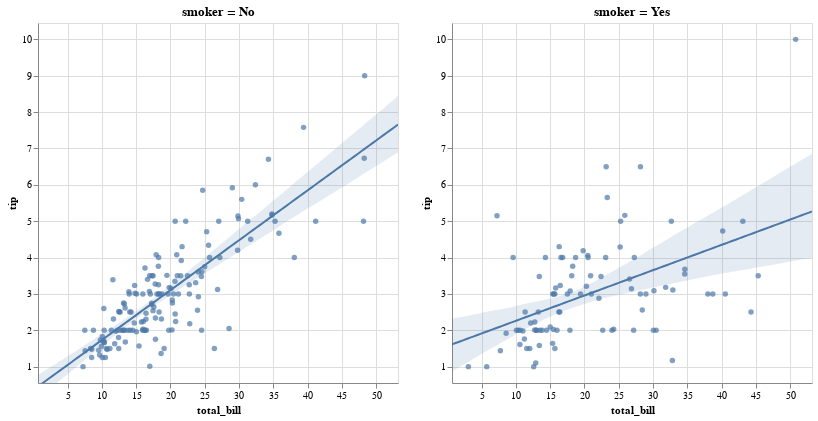

The notebook cell this image was saved under:
### Code cell
display(salt.lmplot(x="total_bill", y="tip", col="smoker", data=tips))
g = sns.lmplot(x="total_bill", y="tip", col="smoker", data=tips)

### Figure 1 — Vega-Lite specification as saved in the notebook (floating-point values rounded to 4 significant figures; data arrays with more than 128 entries replaced by an {"elided": "..."} marker saying what was removed)
{"$schema": "https://vega.github.io/schema/vega-lite/v2.4.1.json", "config": {"view": {"height": 300, "width": 400}}, "vconcat": [{"hconcat": [{"height": 360, "layer": [{"data": {"values": {"elided": "151 records"}}, "encoding": {"x": {"axis": {"title": "total_bill"}, "field": "total_bill", "scale": {"domain": [0.683, 53.2], "nice": false}, "type": "quantitative"}, "y": {"axis": {"title": "tip"}, "field": "tip", "scale": {"domain": [0.55, 10.45], "nice": false}, "type": "quantitative"}}, "mark": {"clip": true, "filled": true, "type": "point"}}, {"data": {"values": [{"x": 0.683, "y": 0.4537}, {"x": 1.213, "y": 0.5265}, {"x": 1.744, "y": 0.5993}, {"x": 2.274, "y": 0.672}, {"x": 2.805, "y": 0.7448}, {"x": 3.335, "y": 0.8175}, {"x": 3.866, "y": 0.8903}, {"x": 4.396, "y": 0.963}, {"x": 4.927, "y": 1.036}, {"x": 5.457, "y": 1.109}, {"x": 5.987, "y": 1.181}, {"x": 6.518, "y": 1.254}, {"x": 7.048, "y": 1.327}, {"x": 7.579, "y": 1.4}, {"x": 8.109, "y": 1.472}, {"x": 8.64, "y": 1.545}, {"x": 9.17, "y": 1.618}, {"x": 9.701, "y": 1.691}, {"x": 10.23, "y": 1.763}, {"x": 10.76, "y": 1.836}, {"x": 11.29, "y": 1.909}, {"x": 11.82, "y": 1.982}, {"x": 12.35, "y": 2.054}, {"x": 12.88, "y": 2.127}, {"x": 13.41, "y": 2.2}, {"x": 13.94, "y": 2.273}, {"x": 14.47, "y": 2.345}, {"x": 15.01, "y": 2.418}, {"x": 15.54, "y": 2.491}, {"x": 16.07, "y": 2.564}, {"x": 16.6, "y": 2.636}, {"x": 17.13, "y": 2.709}, {"x": 17.66, "y": 2.782}, {"x": 18.19, "y": 2.855}, {"x": 18.72, "y": 2.927}, {"x": 19.25, "y": 3.0}, {"x": 19.78, "y": 3.073}, {"x": 20.31, "y": 3.146}, {"x": 20.84, "y": 3.218}, {"x": 21.37, "y": 3.291}, {"x": 21.9, "y": 3.364}, {"x": 22.43, "y": 3.437}, {"x": 22.96, "y": 3.509}, {"x": 23.49, "y": 3.582}, {"x": 24.02, "y": 3.655}, {"x": 24.55, "y": 3.728}, {"x": 25.08, "y": 3.8}, {"x": 25.61, "y": 3.873}, {"x": 26.14, "y": 3.946}, {"x": 26.67, "y": 4.019}, {"x": 27.21, "y": 4.091}, {"x": 27.74, "y": 4.164}, {"x": 28.27, "y": 4.237}, {"x": 28.8, "y": 4.31}, {"x": 29.33, "y": 4.382}, {"x": 29.86, "y": 4.455}, {"x": 30.39, "y": 4.528}, {"x": 30.92, "y": 4.601}, {"x": 31.45, "y": 4.673}, {"x": 31.98, "y": 4.746}, {"x": 32.51, "y": 4.819}, {"x": 33.04, "y": 4.892}, {"x": 33.57, "y": 4.964}, {"x": 34.1, "y": 5.037}, {"x": 34.63, "y": 5.11}, {"x": 35.16, "y": 5.183}, {"x": 35.69, "y": 5.255}, {"x": 36.22, "y": 5.328}, {"x": 36.75, "y": 5.401}, {"x": 37.28, "y": 5.474}, {"x": 37.81, "y": 5.546}, {"x": 38.34, "y": 5.619}, {"x": 38.88, "y": 5.692}, {"x": 39.41, "y": 5.765}, {"x": 39.94, "y": 5.838}, {"x": 40.47, "y": 5.91}, {"x": 41.0, "y": 5.983}, {"x": 41.53, "y": 6.056}, {"x": 42.06, "y": 6.129}, {"x": 42.59, "y": 6.201}, {"x": 43.12, "y": 6.274}, {"x": 43.65, "y": 6.347}, {"x": 44.18, "y": 6.42}, {"x": 44.71, "y": 6.492}, {"x": 45.24, "y": 6.565}, {"x": 45.77, "y": 6.638}, {"x": 46.3, "y": 6.711}, {"x": 46.83, "y": 6.783}, {"x": 47.36, "y": 6.856}, {"x": 47.89, "y": 6.929}, {"x": 48.42, "y": 7.002}, {"x": 48.95, "y": 7.074}, {"x": 49.48, "y": 7.147}, {"x": 50.01, "y": 7.22}, {"x": 50.54, "y": 7.293}, {"x": 51.08, "y": 7.365}, {"x": 51.61, "y": 7.438}, {"x": 52.14, "y": 7.511}, {"x": 52.67, "y": 7.584}, {"x": 53.2, "y": 7.656}]}, "encoding": {"x": {"field": "x", "scale": {"domain": [0.683, 53.2], "nice": false}, "type": "quantitative"}, "y": {"field": "y", "scale": {"domain": [0.55, 10.45], "nice": false}, "type": "quantitative"}}, "mark": {"clip": true, "type": "line"}}, {"data": {"values": [{"x": 0.683, "y1": 0.1166, "y2": 0.7721}, {"x": 1.213, "y1": 0.203, "y2": 0.8341}, {"x": 1.744, "y1": 0.2893, "y2": 0.8967}, {"x": 2.274, "y1": 0.3725, "y2": 0.9593}, {"x": 2.805, "y1": 0.4557, "y2": 1.022}, {"x": 3.335, "y1": 0.5366, "y2": 1.084}, {"x": 3.866, "y1": 0.6156, "y2": 1.148}, {"x": 4.396, "y1": 0.6978, "y2": 1.212}, {"x": 4.927, "y1": 0.7831, "y2": 1.277}, {"x": 5.457, "y1": 0.8653, "y2": 1.338}, {"x": 5.987, "y1": 0.9439, "y2": 1.404}, {"x": 6.518, "y1": 1.028, "y2": 1.469}, {"x": 7.048, "y1": 1.109, "y2": 1.535}, {"x": 7.579, "y1": 1.193, "y2": 1.6}, {"x": 8.109, "y1": 1.277, "y2": 1.666}, {"x": 8.64, "y1": 1.362, "y2": 1.733}, {"x": 9.17, "y1": 1.444, "y2": 1.797}, {"x": 9.701, "y1": 1.525, "y2": 1.862}, {"x": 10.23, "y1": 1.607, "y2": 1.928}, {"x": 10.76, "y1": 1.687, "y2": 1.993}, {"x": 11.29, "y1": 1.768, "y2": 2.056}, {"x": 11.82, "y1": 1.848, "y2": 2.117}, {"x": 12.35, "y1": 1.928, "y2": 2.185}, {"x": 12.88, "y1": 2.007, "y2": 2.253}, {"x": 13.41, "y1": 2.084, "y2": 2.318}, {"x": 13.94, "y1": 2.16, "y2": 2.388}, {"x": 14.47, "y1": 2.235, "y2": 2.456}, {"x": 15.01, "y1": 2.311, "y2": 2.531}, {"x": 15.54, "y1": 2.383, "y2": 2.601}, {"x": 16.07, "y1": 2.455, "y2": 2.673}, {"x": 16.6, "y1": 2.529, "y2": 2.746}, {"x": 17.13, "y1": 2.601, "y2": 2.82}, {"x": 17.66, "y1": 2.668, "y2": 2.896}, {"x": 18.19, "y1": 2.74, "y2": 2.972}, {"x": 18.72, "y1": 2.806, "y2": 3.049}, {"x": 19.25, "y1": 2.871, "y2": 3.125}, {"x": 19.78, "y1": 2.938, "y2": 3.203}, {"x": 20.31, "y1": 3.003, "y2": 3.281}, {"x": 20.84, "y1": 3.067, "y2": 3.36}, {"x": 21.37, "y1": 3.133, "y2": 3.437}, {"x": 21.9, "y1": 3.199, "y2": 3.519}, {"x": 22.43, "y1": 3.26, "y2": 3.603}, {"x": 22.96, "y1": 3.322, "y2": 3.684}, {"x": 23.49, "y1": 3.385, "y2": 3.769}, {"x": 24.02, "y1": 3.447, "y2": 3.849}, {"x": 24.55, "y1": 3.512, "y2": 3.929}, {"x": 25.08, "y1": 3.573, "y2": 4.009}, {"x": 25.61, "y1": 3.635, "y2": 4.093}, {"x": 26.14, "y1": 3.698, "y2": 4.178}, {"x": 26.67, "y1": 3.759, "y2": 4.261}, {"x": 27.21, "y1": 3.824, "y2": 4.343}, {"x": 27.74, "y1": 3.889, "y2": 4.427}, {"x": 28.27, "y1": 3.951, "y2": 4.513}, {"x": 28.8, "y1": 4.013, "y2": 4.594}, {"x": 29.33, "y1": 4.078, "y2": 4.68}, {"x": 29.86, "y1": 4.14, "y2": 4.761}, {"x": 30.39, "y1": 4.203, "y2": 4.845}, {"x": 30.92, "y1": 4.266, "y2": 4.929}, {"x": 31.45, "y1": 4.329, "y2": 5.011}, {"x": 31.98, "y1": 4.391, "y2": 5.091}, {"x": 32.51, "y1": 4.453, "y2": 5.171}, {"x": 33.04, "y1": 4.515, "y2": 5.252}, {"x": 33.57, "y1": 4.577, "y2": 5.336}, {"x": 34.1, "y1": 4.639, "y2": 5.42}, {"x": 34.63, "y1": 4.703, "y2": 5.504}, {"x": 35.16, "y1": 4.767, "y2": 5.587}, {"x": 35.69, "y1": 4.832, "y2": 5.671}, {"x": 36.22, "y1": 4.896, "y2": 5.755}, {"x": 36.75, "y1": 4.961, "y2": 5.839}, {"x": 37.28, "y1": 5.025, "y2": 5.922}, {"x": 37.81, "y1": 5.088, "y2": 6.006}, {"x": 38.34, "y1": 5.151, "y2": 6.09}, {"x": 38.88, "y1": 5.214, "y2": 6.174}, {"x": 39.41, "y1": 5.277, "y2": 6.257}, {"x": 39.94, "y1": 5.34, "y2": 6.341}, {"x": 40.47, "y1": 5.401, "y2": 6.425}, {"x": 41.0, "y1": 5.461, "y2": 6.509}, {"x": 41.53, "y1": 5.522, "y2": 6.593}, {"x": 42.06, "y1": 5.583, "y2": 6.676}, {"x": 42.59, "y1": 5.644, "y2": 6.76}, {"x": 43.12, "y1": 5.705, "y2": 6.844}, {"x": 43.65, "y1": 5.766, "y2": 6.928}, {"x": 44.18, "y1": 5.828, "y2": 7.012}, {"x": 44.71, "y1": 5.891, "y2": 7.095}, {"x": 45.24, "y1": 5.954, "y2": 7.179}, {"x": 45.77, "y1": 6.017, "y2": 7.263}, {"x": 46.3, "y1": 6.079, "y2": 7.347}, {"x": 46.83, "y1": 6.142, "y2": 7.432}, {"x": 47.36, "y1": 6.205, "y2": 7.516}, {"x": 47.89, "y1": 6.267, "y2": 7.6}, {"x": 48.42, "y1": 6.33, "y2": 7.685}, {"x": 48.95, "y1": 6.393, "y2": 7.768}, {"x": 49.48, "y1": 6.456, "y2": 7.85}, {"x": 50.01, "y1": 6.518, "y2": 7.934}, {"x": 50.54, "y1": 6.581, "y2": 8.018}, {"x": 51.08, "y1": 6.644, "y2": 8.102}, {"x": 51.61, "y1": 6.706, "y2": 8.186}, {"x": 52.14, "y1": 6.769, "y2": 8.271}, {"x": 52.67, "y1": 6.832, "y2": 8.355}, {"x": 53.2, "y1": 6.895, "y2": 8.439}]}, "encoding": {"opacity": {"value": 0.15}, "x": {"field": "x", "scale": {"domain": [0.683, 53.2], "nice": false}, "type": "quantitative"}, "y": {"field": "y1", "scale": {"domain": [0.55, 10.45], "nice": false}, "type": "quantitative"}, "y2": {"field": "y2", "type": "quantitative"}}, "mark": {"clip": true, "type": "area"}}], "title": "smoker = No", "width": 360}, {"height": 360, "layer": [{"data": {"values": [{"day": "Sat", "sex": "Male", "size": 4, "smoker": "Yes", "time": "Dinner", "tip": 3, "total_bill": 38.01}, {"day": "Sat", "sex": "Male", "size": 2, "smoker": "Yes", "time": "Dinner", "tip": 1.76, "total_bill": 11.24}, {"day": "Sat", "sex": "Male", "size": 2, "smoker": "Yes", "time": "Dinner", "tip": 3.21, "total_bill": 20.29}, {"day": "Sat", "sex": "Male", "size": 2, "smoker": "Yes", "time": "Dinner", "tip": 2, "total_bill": 13.81}, {"day": "Sat", "sex": "Male", "size": 2, "smoker": "Yes", "time": "Dinner", "tip": 1.98, "total_bill": 11.02}, {"day": "Sat", "sex": "Male", "size": 4, "smoker": "Yes", "time": "Dinner", "tip": 3.76, "total_bill": 18.29}, {"day": "Sat", "sex": "Female", "size": 1, "smoker": "Yes", "time": "Dinner", "tip": 1, "total_bill": 3.07}, {"day": "Sat", "sex": "Male", "size": 2, "smoker": "Yes", "time": "Dinner", "tip": 2.09, "total_bill": 15.01}, {"day": "Sat", "sex": "Female", "size": 2, "smoker": "Yes", "time": "Dinner", "tip": 3.14, "total_bill": 26.86}, {"day": "Sat", "sex": "Female", "size": 2, "smoker": "Yes", "time": "Dinner", "tip": 5, "total_bill": 25.28}, {"day": "Sat", "sex": "Male", "size": 2, "smoker": "Yes", "time": "Dinner", "tip": 3.08, "total_bill": 17.92}, {"day": "Thur", "sex": "Male", "size": 2, "smoker": "Yes", "time": "Lunch", "tip": 3, "total_bill": 19.44}, {"day": "Thur", "sex": "Male", "size": 2, "smoker": "Yes", "time": "Lunch", "tip": 5, "total_bill": 32.68}, {"day": "Fri", "sex": "Male", "size": 2, "smoker": "Yes", "time": "Dinner", "tip": 3, "total_bill": 28.97}, {"day": "Fri", "sex": "Female", "size": 2, "smoker": "Yes", "time": "Dinner", "tip": 1, "total_bill": 5.75}, {"day": "Fri", "sex": "Female", "size": 2, "smoker": "Yes", "time": "Dinner", "tip": 4.3, "total_bill": 16.32}, {"day": "Fri", "sex": "Male", "size": 4, "smoker": "Yes", "time": "Dinner", "tip": 4.73, "total_bill": 40.17}, {"day": "Fri", "sex": "Male", "size": 2, "smoker": "Yes", "time": "Dinner", "tip": 4, "total_bill": 27.28}, {"day": "Fri", "sex": "Male", "size": 2, "smoker": "Yes", "time": "Dinner", "tip": 1.5, "total_bill": 12.03}, {"day": "Fri", "sex": "Male", "size": 2, "smoker": "Yes", "time": "Dinner", "tip": 3, "total_bill": 21.01}, {"day": "Fri", "sex": "Female", "size": 2, "smoker": "Yes", "time": "Dinner", "tip": 2.5, "total_bill": 11.35}, {"day": "Fri", "sex": "Female", "size": 2, "smoker": "Yes", "time": "Dinner", "tip": 3, "total_bill": 15.38}, {"day": "Sat", "sex": "Female", "size": 3, "smoker": "Yes", "time": "Dinner", "tip": 2.5, "total_bill": 44.3}, {"day": "Sat", "sex": "Female", "size": 2, "smoker": "Yes", "time": "Dinner", "tip": 3.48, "total_bill": 22.42}, {"day": "Sat", "sex": "Male", "size": 2, "smoker": "Yes", "time": "Dinner", "tip": 1.64, "total_bill": 15.36}, {"day": "Sat", "sex": "Male", "size": 2, "smoker": "Yes", "time": "Dinner", "tip": 4.06, "total_bill": 20.49}, {"day": "Sat", "sex": "Male", "size": 2, "smoker": "Yes", "time": "Dinner", "tip": 4.29, "total_bill": 25.21}, {"day": "Sat", "sex": "Female", "size": 2, "smoker": "Yes", "time": "Dinner", "tip": 4, "total_bill": 14.31}, {"day": "Thur", "sex": "Male", "size": 2, "smoker": "Yes", "time": "Lunch", "tip": 2, "total_bill": 16}, {"day": "Sun", "sex": "Female", "size": 2, "smoker": "Yes", "time": "Dinner", "tip": 3, "total_bill": 17.51}, {"day": "Sat", "sex": "Female", "size": 2, "smoker": "Yes", "time": "Dinner", "tip": 1.61, "total_bill": 10.59}, {"day": "Sat", "sex": "Female", "size": 2, "smoker": "Yes", "time": "Dinner", "tip": 2, "total_bill": 10.63}, {"day": "Sat", "sex": "Male", "size": 3, "smoker": "Yes", "time": "Dinner", "tip": 10, "total_bill": 50.81}, {"day": "Sat", "sex": "Male", "size": 2, "smoker": "Yes", "time": "Dinner", "tip": 3.16, "total_bill": 15.81}, {"day": "Sun", "sex": "Male", "size": 2, "smoker": "Yes", "time": "Dinner", "tip": 5.15, "total_bill": 7.25}, {"day": "Sun", "sex": "Male", "size": 2, "smoker": "Yes", "time": "Dinner", "tip": 3.18, "total_bill": 31.85}, {"day": "Sun", "sex": "Male", "size": 2, "smoker": "Yes", "time": "Dinner", "tip": 4, "total_bill": 16.82}, {"day": "Sun", "sex": "Male", "size": 2, "smoker": "Yes", "time": "Dinner", "tip": 3.11, "total_bill": 32.9}, {"day": "Sun", "sex": "Male", "size": 2, "smoker": "Yes", "time": "Dinner", "tip": 2, "total_bill": 17.89}, {"day": "Sun", "sex": "Male", "size": 2, "smoker": "Yes", "time": "Dinner", "tip": 2, "total_bill": 14.48}, {"day": "Sun", "sex": "Female", "size": 2, "smoker": "Yes", "time": "Dinner", "tip": 4, "total_bill": 9.6}, {"day": "Sun", "sex": "Male", "size": 2, "smoker": "Yes", "time": "Dinner", "tip": 3.55, "total_bill": 34.63}, {"day": "Sun", "sex": "Male", "size": 4, "smoker": "Yes", "time": "Dinner", "tip": 3.68, "total_bill": 34.65}, {"day": "Sun", "sex": "Male", "size": 2, "smoker": "Yes", "time": "Dinner", "tip": 5.65, "total_bill": 23.33}, {"day": "Sun", "sex": "Male", "size": 3, "smoker": "Yes", "time": "Dinner", "tip": 3.5, "total_bill": 45.35}, {"day": "Sun", "sex": "Male", "size": 4, "smoker": "Yes", "time": "Dinner", "tip": 6.5, "total_bill": 23.17}, {"day": "Sun", "sex": "Male", "size": 2, "smoker": "Yes", "time": "Dinner", "tip": 3, "total_bill": 40.55}, {"day": "Sun", "sex": "Female", "size": 3, "smoker": "Yes", "time": "Dinner", "tip": 3.5, "total_bill": 20.9}, {"day": "Sun", "sex": "Male", "size": 5, "smoker": "Yes", "time": "Dinner", "tip": 2, "total_bill": 30.46}, {"day": "Sun", "sex": "Female", "size": 3, "smoker": "Yes", "time": "Dinner", "tip": 3.5, "total_bill": 18.15}, {"day": "Sun", "sex": "Male", "size": 3, "smoker": "Yes", "time": "Dinner", "tip": 4, "total_bill": 23.1}, {"day": "Sun", "sex": "Male", "size": 2, "smoker": "Yes", "time": "Dinner", "tip": 1.5, "total_bill": 15.69}, {"day": "Thur", "sex": "Female", "size": 2, "smoker": "Yes", "time": "Lunch", "tip": 4.19, "total_bill": 19.81}, {"day": "Thur", "sex": "Male", "size": 2, "smoker": "Yes", "time": "Lunch", "tip": 2.56, "total_bill": 28.44}, {"day": "Thur", "sex": "Male", "size": 2, "smoker": "Yes", "time": "Lunch", "tip": 2.02, "total_bill": 15.48}, {"day": "Thur", "sex": "Male", "size": 2, "smoker": "Yes", "time": "Lunch", "tip": 4, "total_bill": 16.58}, {"day": "Thur", "sex": "Male", "size": 2, "smoker": "Yes", "time": "Lunch", "tip": 2, "total_bill": 10.34}, {"day": "Thur", "sex": "Female", "size": 4, "smoker": "Yes", "time": "Lunch", "tip": 5, "total_bill": 43.11}, {"day": "Thur", "sex": "Female", "size": 2, "smoker": "Yes", "time": "Lunch", "tip": 2, "total_bill": 13}, {"day": "Thur", "sex": "Male", "size": 2, "smoker": "Yes", "time": "Lunch", "tip": 2, "total_bill": 13.51}, {"day": "Thur", "sex": "Male", "size": 3, "smoker": "Yes", "time": "Lunch", "tip": 4, "total_bill": 18.71}, {"day": "Thur", "sex": "Female", "size": 2, "smoker": "Yes", "time": "Lunch", "tip": 2.01, "total_bill": 12.74}, {"day": "Thur", "sex": "Female", "size": 2, "smoker": "Yes", "time": "Lunch", "tip": 2, "total_bill": 13}, {"day": "Thur", "sex": "Female", "size": 2, "smoker": "Yes", "time": "Lunch", "tip": 2.5, "total_bill": 16.4}, {"day": "Thur", "sex": "Male", "size": 4, "smoker": "Yes", "time": "Lunch", "tip": 4, "total_bill": 20.53}, {"day": "Thur", "sex": "Female", "size": 3, "smoker": "Yes", "time": "Lunch", "tip": 3.23, "total_bill": 16.47}, {"day": "Sat", "sex": "Male", "size": 3, "smoker": "Yes", "time": "Dinner", "tip": 3.41, "total_bill": 26.59}, {"day": "Sat", "sex": "Male", "size": 4, "smoker": "Yes", "time": "Dinner", "tip": 3, "total_bill": 38.73}, {"day": "Sat", "sex": "Male", "size": 2, "smoker": "Yes", "time": "Dinner", "tip": 2.03, "total_bill": 24.27}, {"day": "Sat", "sex": "Female", "size": 2, "smoker": "Yes", "time": "Dinner", "tip": 2.23, "total_bill": 12.76}, {"day": "Sat", "sex": "Male", "size": 3, "smoker": "Yes", "time": "Dinner", "tip": 2, "total_bill": 30.06}, {"day": "Sat", "sex": "Male", "size": 4, "smoker": "Yes", "time": "Dinner", "tip": 5.16, "total_bill": 25.89}, {"day": "Sat", "sex": "Female", "size": 2, "smoker": "Yes", "time": "Dinner", "tip": 2.5, "total_bill": 13.27}, {"day": "Sat", "sex": "Female", "size": 3, "smoker": "Yes", "time": "Dinner", "tip": 6.5, "total_bill": 28.17}, {"day": "Sat", "sex": "Female", "size": 2, "smoker": "Yes", "time": "Dinner", "tip": 1.1, "total_bill": 12.9}, {"day": "Sat", "sex": "Male", "size": 5, "smoker": "Yes", "time": "Dinner", "tip": 3, "total_bill": 28.15}, {"day": "Sat", "sex": "Male", "size": 2, "smoker": "Yes", "time": "Dinner", "tip": 1.5, "total_bill": 11.59}, {"day": "Sat", "sex": "Male", "size": 2, "smoker": "Yes", "time": "Dinner", "tip": 1.44, "total_bill": 7.74}, {"day": "Sat", "sex": "Female", "size": 4, "smoker": "Yes", "time": "Dinner", "tip": 3.09, "total_bill": 30.14}, {"day": "Fri", "sex": "Male", "size": 2, "smoker": "Yes", "time": "Lunch", "tip": 2.2, "total_bill": 12.16}, {"day": "Fri", "sex": "Female", "size": 2, "smoker": "Yes", "time": "Lunch", "tip": 3.48, "total_bill": 13.42}, {"day": "Fri", "sex": "Male", "size": 1, "smoker": "Yes", "time": "Lunch", "tip": 1.92, "total_bill": 8.58}, {"day": "Fri", "sex": "Male", "size": 2, "smoker": "Yes", "time": "Lunch", "tip": 1.58, "total_bill": 13.42}, {"day": "Fri", "sex": "Female", "size": 2, "smoker": "Yes", "time": "Lunch", "tip": 2.5, "total_bill": 16.27}, {"day": "Fri", "sex": "Female", "size": 2, "smoker": "Yes", "time": "Lunch", "tip": 2, "total_bill": 10.09}, {"day": "Sat", "sex": "Female", "size": 2, "smoker": "Yes", "time": "Dinner", "tip": 2.88, "total_bill": 22.12}, {"day": "Sat", "sex": "Male", "size": 4, "smoker": "Yes", "time": "Dinner", "tip": 2, "total_bill": 24.01}, {"day": "Sat", "sex": "Male", "size": 3, "smoker": "Yes", "time": "Dinner", "tip": 3, "total_bill": 15.69}, {"day": "Sat", "sex": "Male", "size": 2, "smoker": "Yes", "time": "Dinner", "tip": 3, "total_bill": 15.53}, {"day": "Sat", "sex": "Male", "size": 2, "smoker": "Yes", "time": "Dinner", "tip": 1, "total_bill": 12.6}, {"day": "Sat", "sex": "Male", "size": 2, "smoker": "Yes", "time": "Dinner", "tip": 1.17, "total_bill": 32.83}, {"day": "Sat", "sex": "Female", "size": 2, "smoker": "Yes", "time": "Dinner", "tip": 2, "total_bill": 27.18}, {"day": "Sat", "sex": "Male", "size": 2, "smoker": "Yes", "time": "Dinner", "tip": 2, "total_bill": 22.67}]}, "encoding": {"x": {"axis": {"title": "total_bill"}, "field": "total_bill", "scale": {"domain": [0.683, 53.2], "nice": false}, "type": "quantitative"}, "y": {"axis": {"title": "tip"}, "field": "tip", "scale": {"domain": [0.55, 10.45], "nice": false}, "type": "quantitative"}}, "mark": {"clip": true, "filled": true, "type": "point"}}, {"data": {"values": [{"x": 0.683, "y": 1.612}, {"x": 1.213, "y": 1.649}, {"x": 1.744, "y": 1.686}, {"x": 2.274, "y": 1.723}, {"x": 2.805, "y": 1.759}, {"x": 3.335, "y": 1.796}, {"x": 3.866, "y": 1.833}, {"x": 4.396, "y": 1.87}, {"x": 4.927, "y": 1.907}, {"x": 5.457, "y": 1.944}, {"x": 5.987, "y": 1.981}, {"x": 6.518, "y": 2.018}, {"x": 7.048, "y": 2.055}, {"x": 7.579, "y": 2.092}, {"x": 8.109, "y": 2.129}, {"x": 8.64, "y": 2.166}, {"x": 9.17, "y": 2.202}, {"x": 9.701, "y": 2.239}, {"x": 10.23, "y": 2.276}, {"x": 10.76, "y": 2.313}, {"x": 11.29, "y": 2.35}, {"x": 11.82, "y": 2.387}, {"x": 12.35, "y": 2.424}, {"x": 12.88, "y": 2.461}, {"x": 13.41, "y": 2.498}, {"x": 13.94, "y": 2.535}, {"x": 14.47, "y": 2.572}, {"x": 15.01, "y": 2.608}, {"x": 15.54, "y": 2.645}, {"x": 16.07, "y": 2.682}, {"x": 16.6, "y": 2.719}, {"x": 17.13, "y": 2.756}, {"x": 17.66, "y": 2.793}, {"x": 18.19, "y": 2.83}, {"x": 18.72, "y": 2.867}, {"x": 19.25, "y": 2.904}, {"x": 19.78, "y": 2.941}, {"x": 20.31, "y": 2.978}, {"x": 20.84, "y": 3.015}, {"x": 21.37, "y": 3.051}, {"x": 21.9, "y": 3.088}, {"x": 22.43, "y": 3.125}, {"x": 22.96, "y": 3.162}, {"x": 23.49, "y": 3.199}, {"x": 24.02, "y": 3.236}, {"x": 24.55, "y": 3.273}, {"x": 25.08, "y": 3.31}, {"x": 25.61, "y": 3.347}, {"x": 26.14, "y": 3.384}, {"x": 26.67, "y": 3.421}, {"x": 27.21, "y": 3.457}, {"x": 27.74, "y": 3.494}, {"x": 28.27, "y": 3.531}, {"x": 28.8, "y": 3.568}, {"x": 29.33, "y": 3.605}, {"x": 29.86, "y": 3.642}, {"x": 30.39, "y": 3.679}, {"x": 30.92, "y": 3.716}, {"x": 31.45, "y": 3.753}, {"x": 31.98, "y": 3.79}, {"x": 32.51, "y": 3.827}, {"x": 33.04, "y": 3.864}, {"x": 33.57, "y": 3.9}, {"x": 34.1, "y": 3.937}, {"x": 34.63, "y": 3.974}, {"x": 35.16, "y": 4.011}, {"x": 35.69, "y": 4.048}, {"x": 36.22, "y": 4.085}, {"x": 36.75, "y": 4.122}, {"x": 37.28, "y": 4.159}, {"x": 37.81, "y": 4.196}, {"x": 38.34, "y": 4.233}, {"x": 38.88, "y": 4.27}, {"x": 39.41, "y": 4.307}, {"x": 39.94, "y": 4.343}, {"x": 40.47, "y": 4.38}, {"x": 41.0, "y": 4.417}, {"x": 41.53, "y": 4.454}, {"x": 42.06, "y": 4.491}, {"x": 42.59, "y": 4.528}, {"x": 43.12, "y": 4.565}, {"x": 43.65, "y": 4.602}, {"x": 44.18, "y": 4.639}, {"x": 44.71, "y": 4.676}, {"x": 45.24, "y": 4.713}, {"x": 45.77, "y": 4.749}, {"x": 46.3, "y": 4.786}, {"x": 46.83, "y": 4.823}, {"x": 47.36, "y": 4.86}, {"x": 47.89, "y": 4.897}, {"x": 48.42, "y": 4.934}, {"x": 48.95, "y": 4.971}, {"x": 49.48, "y": 5.008}, {"x": 50.01, "y": 5.045}, {"x": 50.54, "y": 5.082}, {"x": 51.08, "y": 5.119}, {"x": 51.61, "y": 5.156}, {"x": 52.14, "y": 5.192}, {"x": 52.67, "y": 5.229}, {"x": 53.2, "y": 5.266}]}, "encoding": {"x": {"field": "x", "scale": {"domain": [0.683, 53.2], "nice": false}, "type": "quantitative"}, "y": {"field": "y", "scale": {"domain": [0.55, 10.45], "nice": false}, "type": "quantitative"}}, "mark": {"clip": true, "type": "line"}}, {"data": {"values": [{"x": 0.683, "y1": 0.8647, "y2": 2.318}, {"x": 1.213, "y1": 0.9277, "y2": 2.339}, {"x": 1.744, "y1": 0.99, "y2": 2.356}, {"x": 2.274, "y1": 1.047, "y2": 2.371}, {"x": 2.805, "y1": 1.101, "y2": 2.387}, {"x": 3.335, "y1": 1.161, "y2": 2.41}, {"x": 3.866, "y1": 1.222, "y2": 2.432}, {"x": 4.396, "y1": 1.281, "y2": 2.455}, {"x": 4.927, "y1": 1.342, "y2": 2.477}, {"x": 5.457, "y1": 1.402, "y2": 2.5}, {"x": 5.987, "y1": 1.46, "y2": 2.519}, {"x": 6.518, "y1": 1.512, "y2": 2.538}, {"x": 7.048, "y1": 1.569, "y2": 2.554}, {"x": 7.579, "y1": 1.627, "y2": 2.567}, {"x": 8.109, "y1": 1.682, "y2": 2.589}, {"x": 8.64, "y1": 1.742, "y2": 2.609}, {"x": 9.17, "y1": 1.797, "y2": 2.626}, {"x": 9.701, "y1": 1.856, "y2": 2.653}, {"x": 10.23, "y1": 1.916, "y2": 2.678}, {"x": 10.76, "y1": 1.97, "y2": 2.702}, {"x": 11.29, "y1": 2.021, "y2": 2.725}, {"x": 11.82, "y1": 2.073, "y2": 2.747}, {"x": 12.35, "y1": 2.127, "y2": 2.767}, {"x": 12.88, "y1": 2.178, "y2": 2.785}, {"x": 13.41, "y1": 2.237, "y2": 2.807}, {"x": 13.94, "y1": 2.284, "y2": 2.828}, {"x": 14.47, "y1": 2.333, "y2": 2.85}, {"x": 15.01, "y1": 2.373, "y2": 2.866}, {"x": 15.54, "y1": 2.418, "y2": 2.891}, {"x": 16.07, "y1": 2.459, "y2": 2.921}, {"x": 16.6, "y1": 2.504, "y2": 2.948}, {"x": 17.13, "y1": 2.537, "y2": 2.982}, {"x": 17.66, "y1": 2.576, "y2": 3.015}, {"x": 18.19, "y1": 2.613, "y2": 3.049}, {"x": 18.72, "y1": 2.649, "y2": 3.088}, {"x": 19.25, "y1": 2.681, "y2": 3.13}, {"x": 19.78, "y1": 2.711, "y2": 3.175}, {"x": 20.31, "y1": 2.74, "y2": 3.228}, {"x": 20.84, "y1": 2.771, "y2": 3.276}, {"x": 21.37, "y1": 2.802, "y2": 3.328}, {"x": 21.9, "y1": 2.831, "y2": 3.386}, {"x": 22.43, "y1": 2.863, "y2": 3.446}, {"x": 22.96, "y1": 2.892, "y2": 3.503}, {"x": 23.49, "y1": 2.914, "y2": 3.558}, {"x": 24.02, "y1": 2.938, "y2": 3.613}, {"x": 24.55, "y1": 2.959, "y2": 3.668}, {"x": 25.08, "y1": 2.981, "y2": 3.724}, {"x": 25.61, "y1": 3.0, "y2": 3.781}, {"x": 26.14, "y1": 3.019, "y2": 3.839}, {"x": 26.67, "y1": 3.039, "y2": 3.899}, {"x": 27.21, "y1": 3.061, "y2": 3.955}, {"x": 27.74, "y1": 3.087, "y2": 4.006}, {"x": 28.27, "y1": 3.106, "y2": 4.064}, {"x": 28.8, "y1": 3.125, "y2": 4.131}, {"x": 29.33, "y1": 3.147, "y2": 4.196}, {"x": 29.86, "y1": 3.17, "y2": 4.253}, {"x": 30.39, "y1": 3.191, "y2": 4.313}, {"x": 30.92, "y1": 3.214, "y2": 4.372}, {"x": 31.45, "y1": 3.231, "y2": 4.43}, {"x": 31.98, "y1": 3.25, "y2": 4.489}, {"x": 32.51, "y1": 3.27, "y2": 4.55}, {"x": 33.04, "y1": 3.294, "y2": 4.612}, {"x": 33.57, "y1": 3.316, "y2": 4.666}, {"x": 34.1, "y1": 3.334, "y2": 4.727}, {"x": 34.63, "y1": 3.353, "y2": 4.786}, {"x": 35.16, "y1": 3.374, "y2": 4.843}, {"x": 35.69, "y1": 3.395, "y2": 4.9}, {"x": 36.22, "y1": 3.415, "y2": 4.962}, {"x": 36.75, "y1": 3.436, "y2": 5.017}, {"x": 37.28, "y1": 3.457, "y2": 5.073}, {"x": 37.81, "y1": 3.478, "y2": 5.131}, {"x": 38.34, "y1": 3.498, "y2": 5.19}, {"x": 38.88, "y1": 3.518, "y2": 5.248}, {"x": 39.41, "y1": 3.537, "y2": 5.307}, {"x": 39.94, "y1": 3.555, "y2": 5.365}, {"x": 40.47, "y1": 3.573, "y2": 5.423}, {"x": 41.0, "y1": 3.591, "y2": 5.482}, {"x": 41.53, "y1": 3.609, "y2": 5.54}, {"x": 42.06, "y1": 3.625, "y2": 5.599}, {"x": 42.59, "y1": 3.641, "y2": 5.657}, {"x": 43.12, "y1": 3.656, "y2": 5.717}, {"x": 43.65, "y1": 3.672, "y2": 5.777}, {"x": 44.18, "y1": 3.692, "y2": 5.836}, {"x": 44.71, "y1": 3.715, "y2": 5.896}, {"x": 45.24, "y1": 3.735, "y2": 5.956}, {"x": 45.77, "y1": 3.75, "y2": 6.016}, {"x": 46.3, "y1": 3.764, "y2": 6.076}, {"x": 46.83, "y1": 3.779, "y2": 6.136}, {"x": 47.36, "y1": 3.797, "y2": 6.195}, {"x": 47.89, "y1": 3.816, "y2": 6.255}, {"x": 48.42, "y1": 3.834, "y2": 6.315}, {"x": 48.95, "y1": 3.853, "y2": 6.375}, {"x": 49.48, "y1": 3.871, "y2": 6.435}, {"x": 50.01, "y1": 3.89, "y2": 6.494}, {"x": 50.54, "y1": 3.908, "y2": 6.554}, {"x": 51.08, "y1": 3.927, "y2": 6.614}, {"x": 51.61, "y1": 3.944, "y2": 6.674}, {"x": 52.14, "y1": 3.959, "y2": 6.733}, {"x": 52.67, "y1": 3.975, "y2": 6.793}, {"x": 53.2, "y1": 3.991, "y2": 6.853}]}, "encoding": {"opacity": {"value": 0.15}, "x": {"field": "x", "scale": {"domain": [0.683, 53.2], "nice": false}, "type": "quantitative"}, "y": {"field": "y1", "scale": {"domain": [0.55, 10.45], "nice": false}, "type": "quantitative"}, "y2": {"field": "y2", "type": "quantitative"}}, "mark": {"clip": true, "type": "area"}}], "title": "smoker = Yes", "width": 360}]}]}
